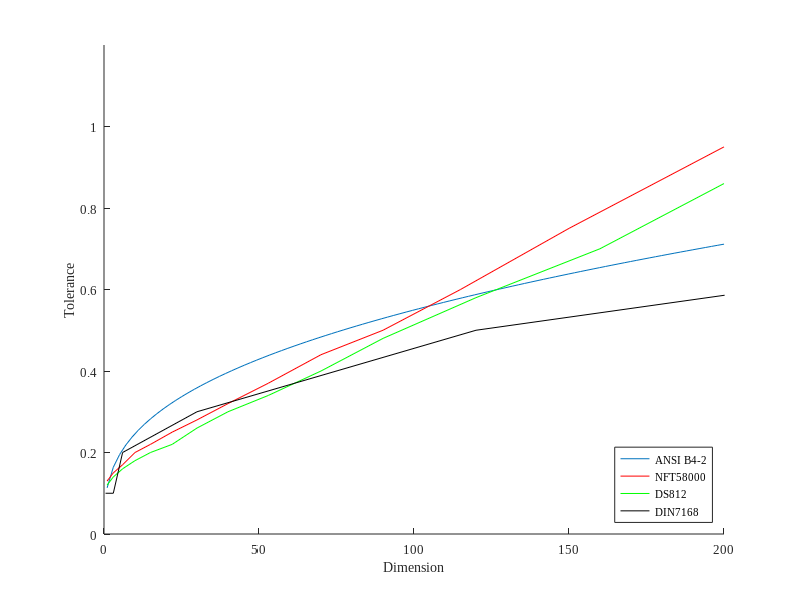

The MATLAB script that drew this image: (Note: this script raises an error after producing the figure.)
clc 
close all
clear all

% Change default axes fonts.
set(0,'DefaultAxesFontName', 'Times New Roman')
set(0,'DefaultAxesFontSize', 9)

% Change default text fonts.
set(0,'DefaultTextFontname', 'Times New Roman')
set(0,'DefaultTextFontSize', 9)


addpath('lib/export_fig');


D = linspace(1,200,100)
ITG = [13]

for i=1:length(ITG)
 for j=1:length(D)
    
    if D(j) > 500
    T(j,i)=10^(0.2*(ITG(i)-1))*(0.004*D(j)+2.1);
    else 
    T(j,i)=10^(0.2*(ITG(i)-1))*(0.45*D(j)^(1/3)+D(j)*0.001);
    end
    
 end
end

x = [1,3,6,10,15,22,30,40,53,70,90,115,150,200]
y = [0.13, 0.15,0.17,0.20,0.22,0.25,0.28,0.32,0.37,0.44,0.50,0.60,0.75,0.95]


x2 = [1,3,6,10,15,22,30,40,53,70,90,120,160,200]
y2 = [0.12,0.14,0.16,0.18,0.2,0.22,0.26,0.3,0.34,0.4,0.48,0.58,0.7,0.86]

x3 = [0.5,3,6,30,120,400]
y3 = [0.1,0.1,0.2,0.3,0.5,0.8]

x4 = [3,6,10,18,30,50,80,120,180,250]
y4 = [0.14,0.18,0.22,0.27,0.33,0.39,0.46,0.54,0.63,0.72]

f2 = figure()
hold on
plot(D,T/1000)
plot(x,y,'r')
plot(x2,y2,'g')
plot(x3,y3,'k')
%plot(x4,y4,'m')
axis([0 200 0 1.2])
legend('ANSI B4-2', 'NFT58000','DS812','DIN7168','ISO286-2','location','southeast')
xlabel('Dimension')
ylabel('Tolerance')
set(gcf, 'Color', 'w');
set(f2, 'units', 'centimeters', 'pos', [0 0 8 8])

export_fig('Tolerance_standards.pdf')
